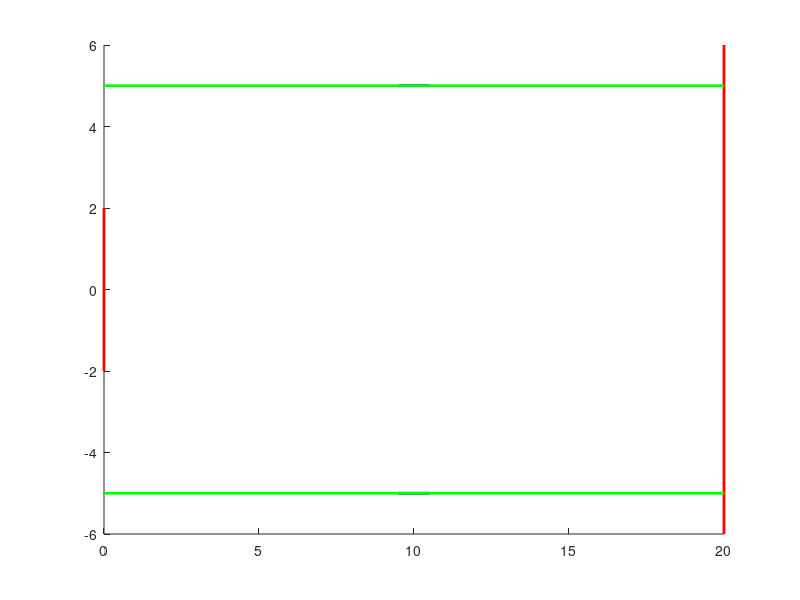

This chart was generated by the following MATLAB code:
function [surfaces] = Create_lens();

h = 5;
l = 10;
d = 0.5;
r = sqrt((l-d)^2+h^2);

n = 1.5;
L = r + n*d;
za = -h:2*h/10^7:h;
A = (1-n^2);
B = 2*n*(n*l-L);
C = za.^2-L^2+2*n*L*l-n^2*l^2;
xa = (-B-sqrt(B^2-4*A*C))/(2*A);
figure(3)
% A1 = (1-4*n^2);
% B1 = 4*n*(2*n*l-L);
% C1 = za.^2-L^2+4*n*L*l-4*n^2*l^2;

%plot(xa, za, '* r')
% xa = -2:2/1000:0;
% za = sqrt(b^2*(1-xa.^2./(a^2)));
xa1 = -(-B-sqrt(B^2-4*A*C))/(2*A)+2*l;
n1= 1; n2= 1.5;

%plot([l l],[-h h], 'm')

k = 1;
surfaces(k).name='source';
surfaces(k).xmin = 0;
surfaces(k).xmax = 0;
surfaces(k).zmin = -h-1;
surfaces(k).zmax = h+1;
surfaces(k).x=[0; 0];
surfaces(k).z=[-h-1; h+1];
surfaces(k).n1=n1;
surfaces(k).n2=n1;
surfaces(k).intersection=@line_intersection;
surfaces(k).action=@empty1;
hold on
%plot(surfaces(k).x, surfaces(k).z, ' r ', 'Linewidth',2)
plot([0 0],[-2 2], 'r', 'Linewidth', 2)
k = 2;
surfaces(k).name='left lens';
surfaces(k).xmin = min(xa);
surfaces(k).xmax = max(xa);
surfaces(k).zmin = -h;
surfaces(k).zmax = h; 
surfaces(k).x=xa;
surfaces(k).z=za;
% surfaces(k).axis = [a, b];
surfaces(k).n1=n1;
surfaces(k).n2=n2;
surfaces(k).intersection=@ellipse_intersection;
surfaces(k).action=@refract;
plot(surfaces(k).x, surfaces(k).z, '  b', 'Linewidth',2)
k = 3;
surfaces(k).name='right lens';
surfaces(k).xmin = min(xa1);
surfaces(k).xmax = max(xa1);
surfaces(k).zmin = -h;
surfaces(k).zmax = h;
surfaces(k).x=xa1;
surfaces(k).z=za;
surfaces(k).n1=n1;
surfaces(k).n2=n2;
%surfaces(k).axis = [a,b];
surfaces(k).intersection=@ellipse_intersection;
surfaces(k).action=@refract;
plot(surfaces(k).x, surfaces(k).z, 'b', 'Linewidth',2)
k = 4;
surfaces(k).name='top lens';
surfaces(k).xmin = surfaces(2).xmax;
surfaces(k).xmax = surfaces(3).xmin;
surfaces(k).zmin = h;
surfaces(k).zmax = h; 
surfaces(k).x=[surfaces(k).xmin; surfaces(k).xmax];
surfaces(k).z=[h; h];
surfaces(k).n1=n1;
surfaces(k).n2=n2;
surfaces(k).intersection=@line_intersection;
surfaces(k).action=@refract;
plot(surfaces(k).x, surfaces(k).z, '  b', 'Linewidth',2)
k = 5;
surfaces(k).name='bottom lens';
surfaces(k).xmin = surfaces(2).xmax;
surfaces(k).xmax = surfaces(3).xmin;
surfaces(k).zmin = -h;
surfaces(k).zmax = -h;
surfaces(k).x=[surfaces(k).xmin; surfaces(k).xmax];
surfaces(k).z=[-h; -h];
surfaces(k).n1=n1;
surfaces(k).n2=n2;
surfaces(k).intersection=@line_intersection;
surfaces(k).action=@refract;
plot(surfaces(k).x, surfaces(k).z, ' b', 'Linewidth',2)

k = 6;
surfaces(k).name='target';
surfaces(k).xmin = 2*l;
surfaces(k).xmax = 2*l;
surfaces(k).zmin = -h-1;
surfaces(k).zmax = h+1;
surfaces(k).x=[2*l; 2*l];
surfaces(k).z=[-h-1; h+1];
surfaces(k).n1=n1;
surfaces(k).n2=n1;
surfaces(k).intersection=@line_intersection;
surfaces(k).action=@empty1;
plot(surfaces(k).x, surfaces(k).z, 'r', 'Linewidth',2)
k = 7;
surfaces(k).name='detector bottom';
surfaces(k).xmin = 0;
surfaces(k).xmax = 2*l;
surfaces(k).zmin = -h-0;
surfaces(k).zmax = -h-0;
surfaces(k).x=[0; 2*l];
surfaces(k).z=[-h-0; -h-0];
surfaces(k).n1=n1;
surfaces(k).n2=n1;
surfaces(k).intersection=@line_intersection;
surfaces(k).action=@empty1;
plot(surfaces(k).x, surfaces(k).z, 'g', 'Linewidth',2)
k = 8;
surfaces(k).name='detector top';
surfaces(k).xmin = 0;
surfaces(k).xmax = 2*l;
surfaces(k).zmin = h+0;
surfaces(k).zmax = h+0;
surfaces(k).x=[0; 2*l];
surfaces(k).z=[h+0; h];
surfaces(k).n1=n1;
surfaces(k).n2=n1;
surfaces(k).intersection=@line_intersection;
surfaces(k).action=@empty1;
plot(surfaces(k).x, surfaces(k).z, 'g', 'Linewidth',2)

